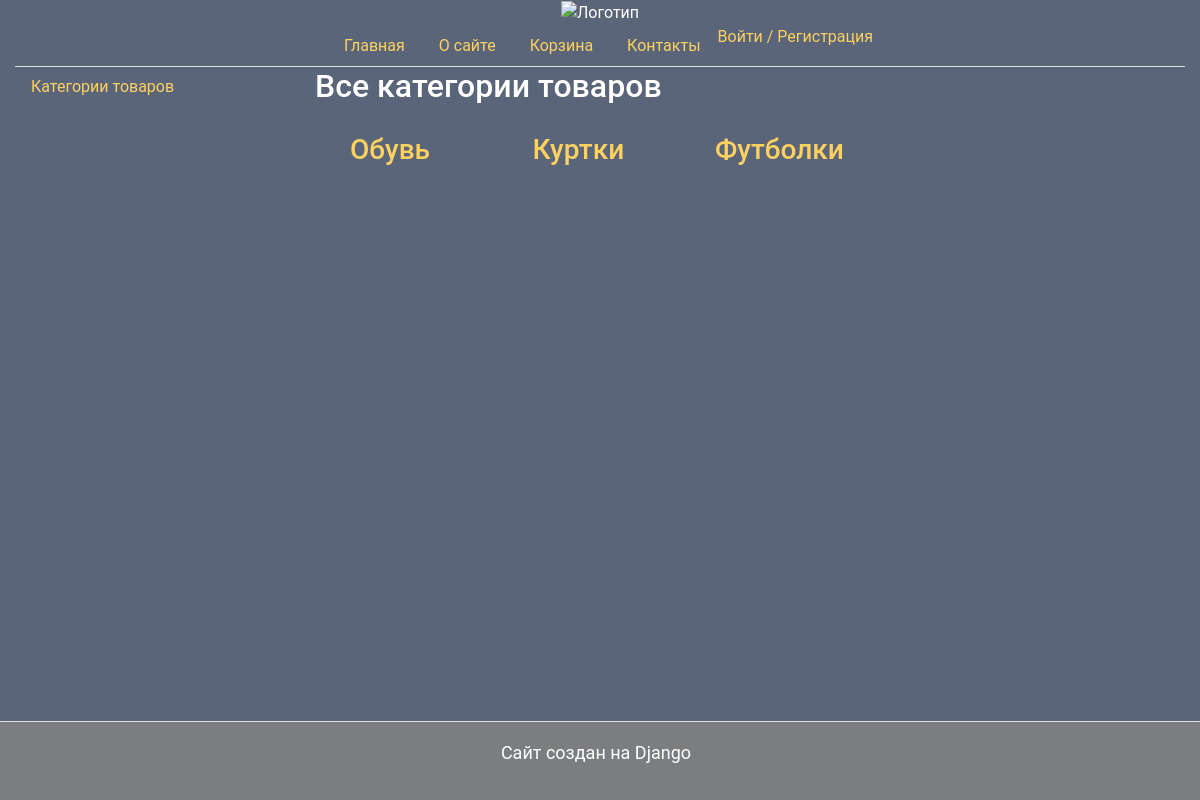
Page /products/category_all/ on the committed database.
### products_app/models.py (models this page shows)
class Category(models.Model):
    name = models.CharField(max_length=50, unique=True)# unique=True - поле name должно быть уникальным
    def __str__(self):
        return self.name

### products_app/views.py (the view)
# urls.py: path('category_all/', views.category_all, name='category_all'), # путь к представлению category_all
def category_all(request):
    categories = Category.objects.all() # получение всех категорий
    return render(request, 'category_all.html', {'categories': categories}) # передача данных в шаблон

### templates/category_all.html (shortened to what this page needs)
{% extends 'base.html' %}
{% block content %}
<h2>Все категории товаров</h2>
<div class="container">
    <div class="row">
        {% for category in categories %}
            <div class="col-md-3 client-card">
                <h3><a href="{% url 'product_category' category %}" title="Карточка {{ category }}">{{ category }}</a></h3>
            </div>
            {% if forloop.counter|divisibleby:3 %}
                </div><div class="row">
            {% endif %}
        {% endfor %}
    </div>
</div>
{% endblock %}

### templates/base.html (style rules this page uses)
body { background: #5A657A; color: white; font-family: "Roboto", sans-serif; }
body a { color: #FBD160; }

### templates/category_all.html (style rules this page uses)
.client-card { margin: 20px; }

### rows in the picture
Category: name "Обувь"
Category: name "Куртки"
Category: name "Футболки"
